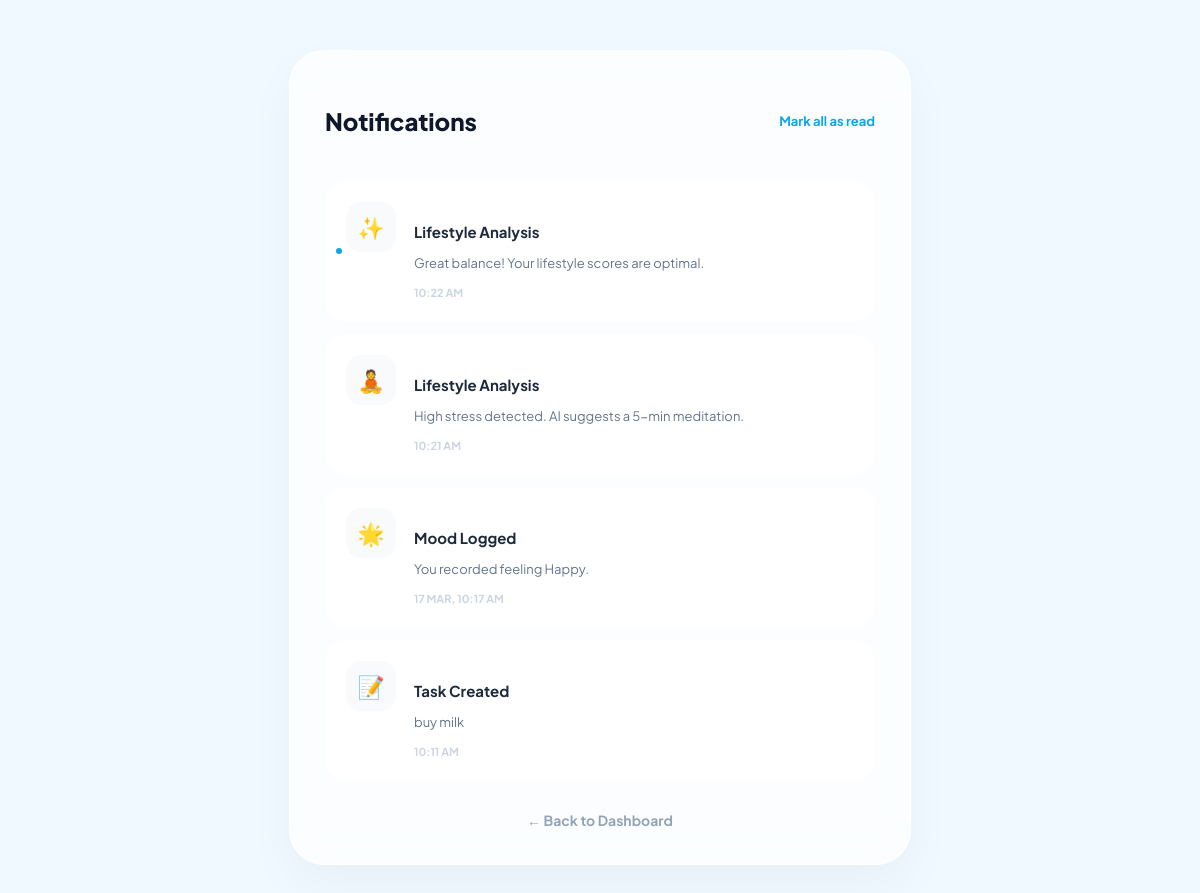
Page /notifications (signed in) on the committed database.
### tables this page shows
CREATE TABLE notifications (
        id INTEGER PRIMARY KEY AUTOINCREMENT,
        user_email TEXT,
        icon TEXT,
        title TEXT,
        body TEXT,
        time TEXT
    );

### app.py (the view)
@app.route("/notifications")
def notifications():
    if 'user_email' not in session:
        return redirect("/login")
    conn = sqlite3.connect("database/users.db")
    cursor = conn.cursor()
    cursor.execute("""
        SELECT icon, title, body, time
        FROM notifications
        WHERE user_email = ?
        ORDER BY id DESC
    """, (session['user_email'],))
    db_data = cursor.fetchall()
    conn.close()
    alerts = []
    for row in db_data:
        alerts.append({
            "icon": row[0],
            "title": row[1],
            "body": row[2],
            "time": row[3]
        })
    return render_template("notifications.html", alerts=alerts)

### templates/notifications.html (shortened to what this page needs)
<!DOCTYPE html>
<html lang="en">
<head>
</head>
<body>
<div class="notif-card">
    <div class="header">
        <h2>Notifications</h2>
        <a href="#" class="mark-read">Mark all as read</a>
    </div>
    {% for alert in alerts %}
    <div class="notif-item {% if loop.index == 1 %}unread{% endif %}">
        <div class="icon-circle">
            {{ alert.icon }}
        </div>
        <div class="content">
            <h4>{{ alert.title }}</h4>
            <p>{{ alert.body }}</p>
            <small>{{ alert.time }}</small>
        </div>
    </div>
    {% endfor %}
    <a href="/dashboard" class="back-btn">← Back to Dashboard</a>
</div>
</body>
</html>

### templates/notifications.html (style rules this page uses)
:root { --sky: #0ea5e9; --glass: rgba(255, 255, 255, 0.7); --border: rgba(255, 255, 255, 0.8); }
body { font-family: 'Plus Jakarta Sans', sans-serif; background: #f0f9ff; display: flex; justify-content: center; padding: 50px 20px; margin: 0; }
.notif-card { width: 100%; max-width: 550px; background: var(--glass); backdrop-filter: blur(20px); border-radius: 35px; padding: 35px; border: 1px solid var(--border); box-shadow: 0 20px 50px rgba(0,0,0,0.04); animation: slideUp 0.5s ease-out; }
.header { display: flex; justify-content: space-between; align-items: center; margin-bottom: 25px; }
.header h2 { font-size: 24px; font-weight: 800; color: #0f172a; }
.mark-read { font-size: 13px; font-weight: 700; color: var(--sky); text-decoration: none; cursor: pointer; }
.notif-item { display: flex; gap: 18px; padding: 20px; border-radius: 22px; margin-bottom: 12px; transition: 0.3s; position: relative; background: white; border: 1px solid transparent; }
.notif-item.unread::before { content: ""; position: absolute; left: 10px; top: 50%; transform: translateY(-50%); width: 6px; height: 6px; background: var(--sky); border-radius: 50%; }
.icon-circle { width: 50px; height: 50px; background: #f8fafc; border-radius: 15px; display: flex; align-items: center; justify-content: center; font-size: 22px; }
.content h4 { font-size: 15px; font-weight: 700; color: #1e293b; margin-bottom: 4px; }
.content p { font-size: 13px; color: #64748b; line-height: 1.4; margin-bottom: 8px; }
.content small { font-size: 11px; font-weight: 700; color: #cbd5e1; text-transform: uppercase; }
.back-btn { display: block; text-align: center; margin-top: 30px; text-decoration: none; color: #94a3b8; font-weight: 700; font-size: 14px; }

### rows in the picture
notifications: icon "✨", title "Lifestyle Analysis", body "Great balance! Your lifestyle scores are optimal.", time "10:22 AM"
notifications: icon "🧘", title "Lifestyle Analysis", body "High stress detected. AI suggests a 5-min meditation.", time "10:21 AM"
notifications: icon "🌟", title "Mood Logged", body "You recorded feeling Happy.", time "17 MAR, 10:17 AM"
notifications: icon "📝", title "Task Created", body "buy milk", time "10:11 AM"
